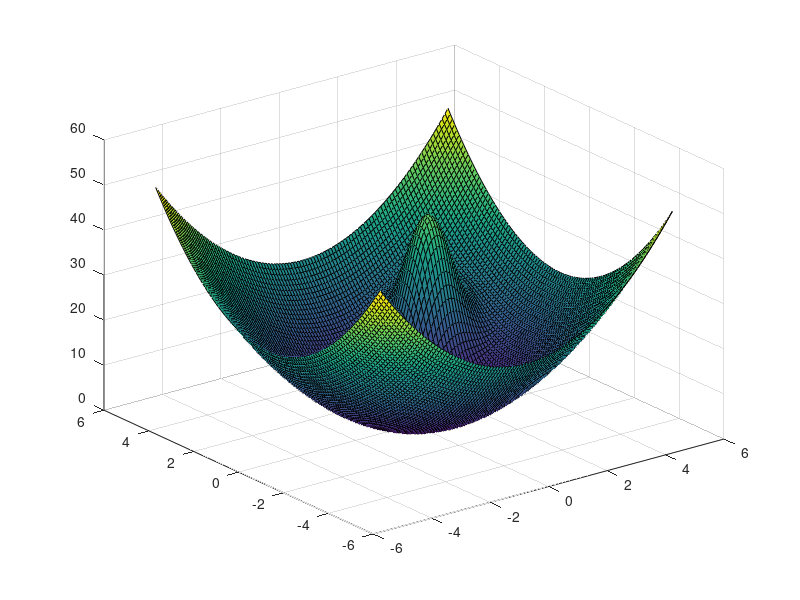

The MATLAB script that drew this image:
close all; clear all; clc

alpha = 1;
beta = 30;
x1 = 2; y1 = 2;
f = @(x,y) x.^2+y.^2+beta*exp(-alpha*((x-x1).^2+(y-y1).^2));
x = -5:.1:5;
y = -5:.1:5;
[xx,yy] = meshgrid(x,y);
figure(1)
surf(xx,yy,reshape(f(xx(:),yy(:)),size(xx)))
% Polynomial Approximation starts from 2nd order ( exp(x) ~= 1 + x + 1/2*x^2 )
% figure(2)
% 
% f1 = @(x,y) beta*(1-((x-x1).^2+(y-y1).^2)+1/2*((x-x1).^2+(y-y1).^2).^2);
% surf(xx,yy,reshape(f1(xx(:),yy(:)),size(xx)))
% 
% figure(3)
% f2 = @(x,y) beta*(1-((x-x1).^2+(y-y1).^2)+1/2*((x-x1).^2+(y-y1).^2).^2 ...
%     - 1/6*(((x-x1).^2+(y-y1).^2).^3));
% surf(xx,yy,reshape(f2(xx(:),yy(:)),size(xx)))
% axis([-10,10,-10,10,-1e5,100])
% 
% figure(4)
% f3 = @(x,y) beta*(1-((x-x1).^2+(y-y1).^2)+1/2*((x-x1).^2+(y-y1).^2).^2 ...
%     - 1/6*(((x-x1).^2+(y-y1).^2).^3)+1/12*(((x-x1).^2+(y-y1).^2).^4));
% surf(xx,yy,reshape(f3(xx(:),yy(:)),size(xx)))




